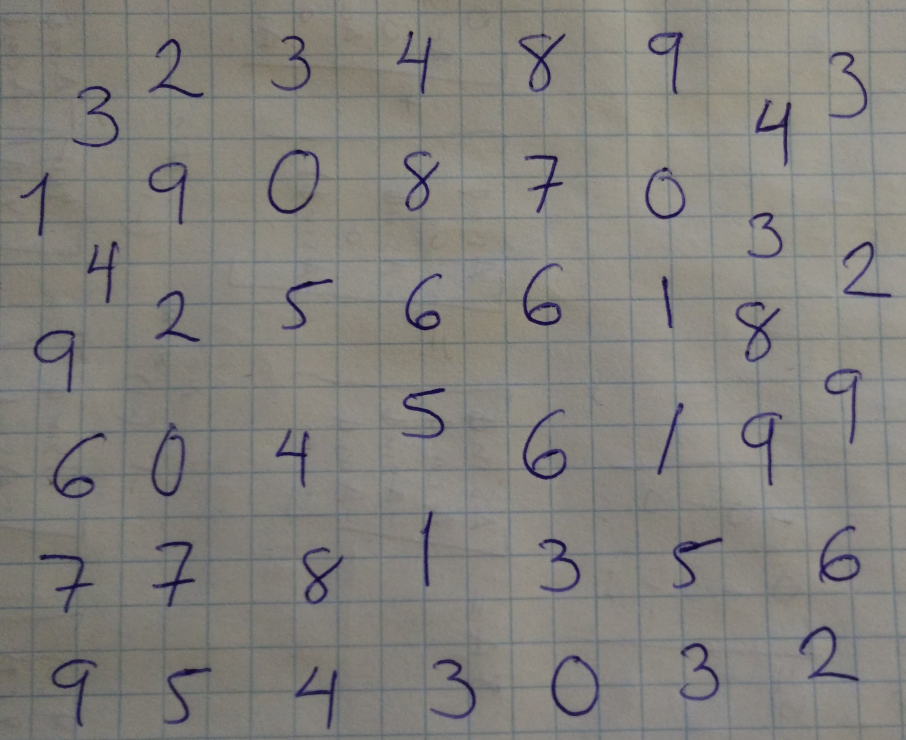
%> input picture tst.jpg, 2718 x 2220 px (shown at 1/3 size)
$ octave testDig.m   (GNU Octave 9; MATLAB toolbox functions it lacks are replaced by stand-ins)
%> lines starting %> are read from the running program, lines starting %| are printed output that depends on the picture; in (x1, y1, x2, y2) boxes, pixels count from 0 and x2, y2 are one past the last pixel; in counts of white or black regions, pixels touching at a corner belong together; the program's own positions count from 1
%% Gathering the Numbers
clear all
close all
I = imread('tst.jpg');
gray = rgb2gray(I);         %Gray Scale
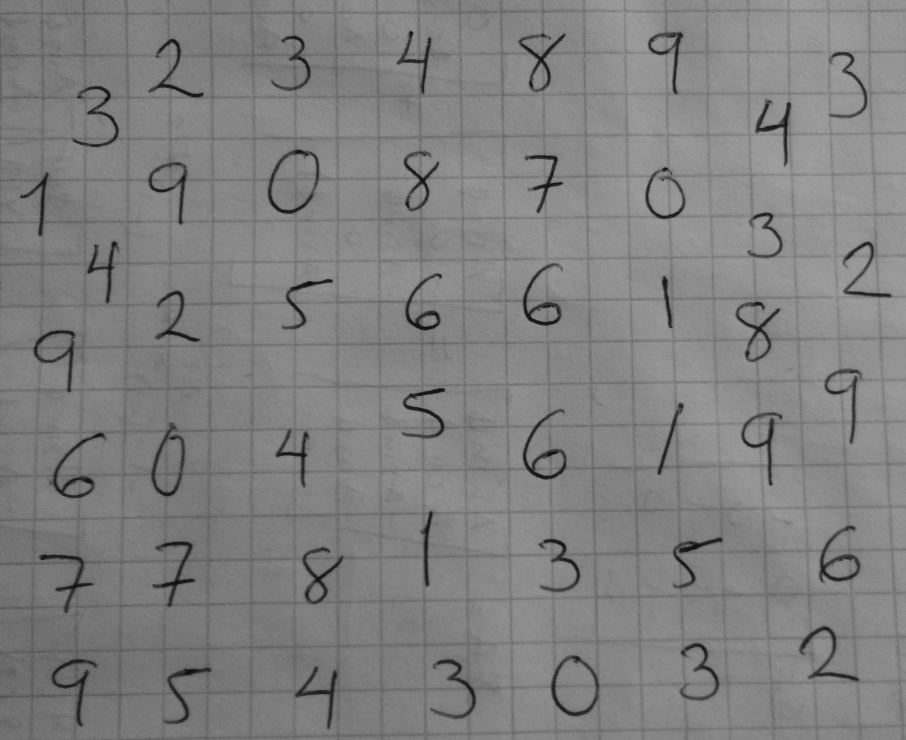
%> gray: size 2220x2718 uint8 (shown at 1/3 size); min 2, max 170, mean 128.9
% Threshold for Noise
mBW = mean(gray(:));
%> mBW = 128.9
sBW = std(double(gray(:)));
%> sBW = 18.12
th = mBW - 2.5*sBW;
%> th = 83.64
BW = gray < th;             % Binary Image
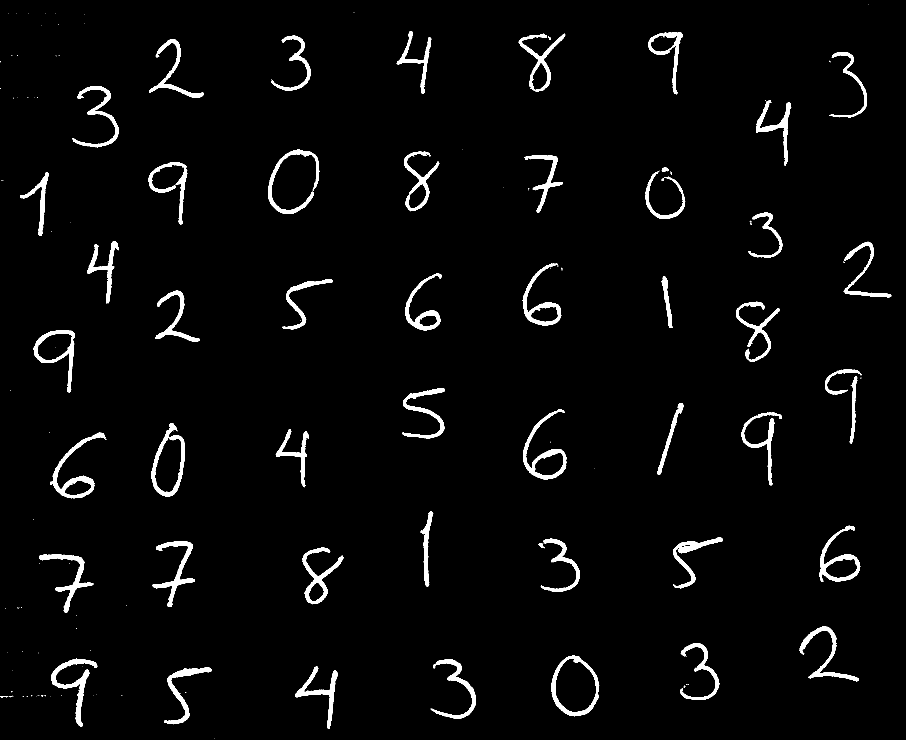
%> BW: size 2220x2718 logical (shown at 1/3 size); 3% white; 179 white regions (125 under 20 px), largest, box (x1, y1, x2, y2) and area: (154, 1975, 292, 2179) 5482, (150, 1298, 317, 1495) 5383, (1569, 1227, 1699, 1439) 5233
% Filtering the rest of Noise
I = medfilt2(BW,[5 5]);
%> I: size 2220x2718 logical; 3% white; 56 white regions (4 under 20 px), largest, box (x1, y1, x2, y2) and area: (154, 1976, 292, 2179) 5483, (150, 1298, 316, 1495) 5387, (1569, 1228, 1699, 1439) 5227
I = imerode(I,strel('square',5));
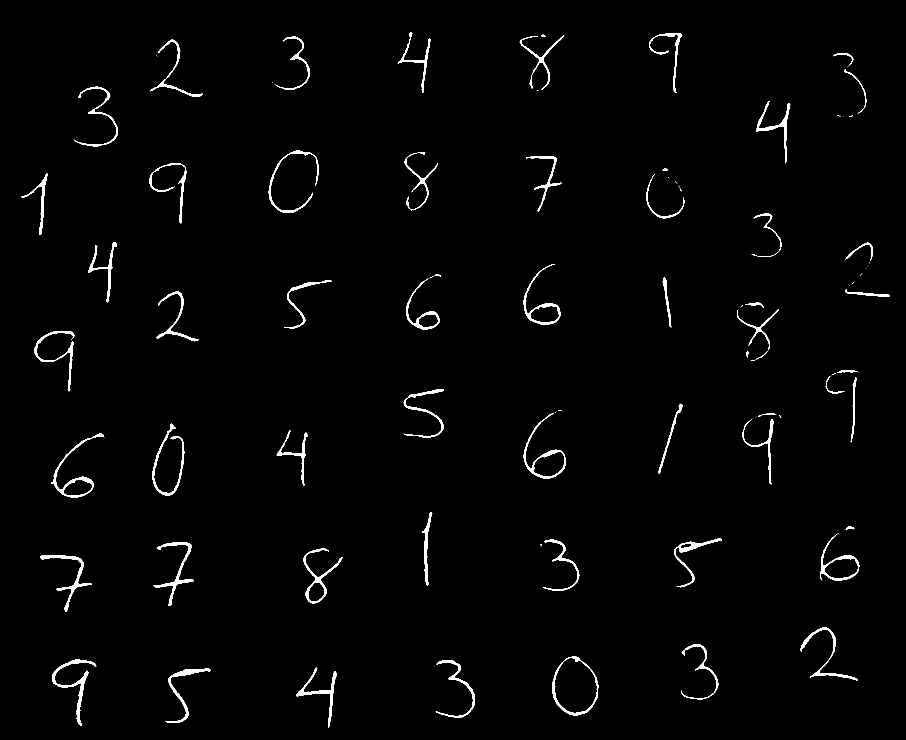
%> I: size 2220x2718 logical (shown at 1/3 size); 1.5% white; 104 white regions (39 under 20 px), largest, box (x1, y1, x2, y2) and area: (156, 1979, 289, 2177) 3321, (460, 1626, 582, 1818) 2939, (120, 1665, 276, 1836) 2831
I = imdilate(I,strel('square',20));
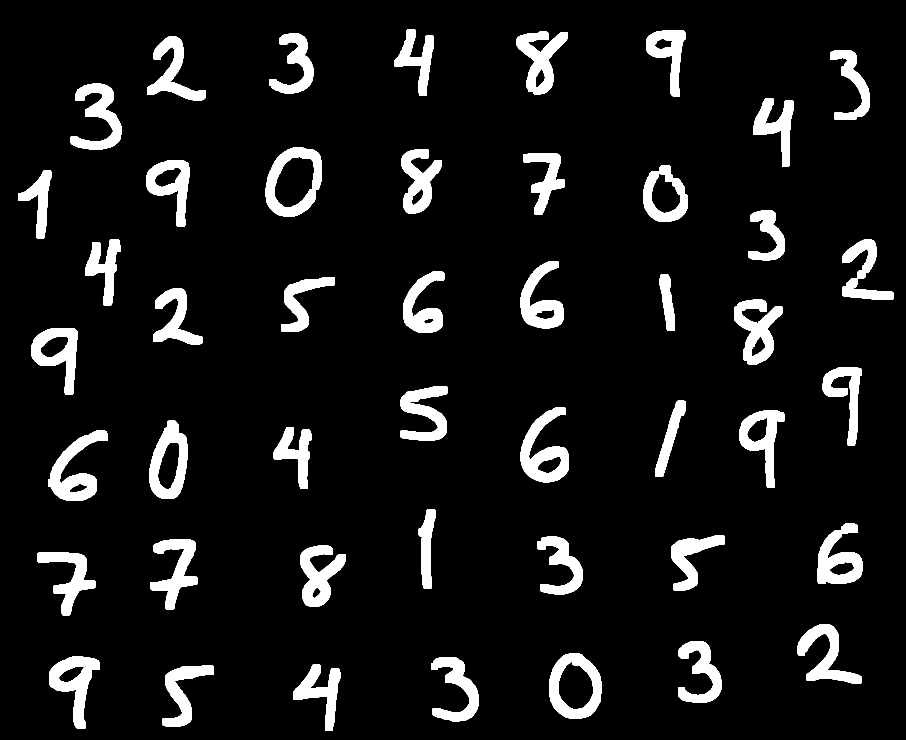
%> I: size 2220x2718 logical (shown at 1/3 size); 8.5% white; 47 white regions, largest, box (x1, y1, x2, y2) and area: (1562, 1221, 1707, 1447) 15080, (144, 1291, 323, 1502) 14858, (797, 442, 965, 649) 14484
imshow(I)
%%
digits = [];
%> (the run ends here)
